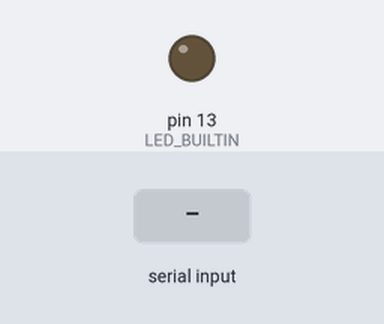
The sketch below on a simulated Arduino Uno, built with avr-gcc and run on an emulated ATmega328P. Shown: output pins drawn as LEDs (lit = HIGH). The inputs (shaded band) are chosen by the test bench. Random numbers use the default seed unless the sketch sets one; what the sketch prints to the serial monitor is not drawn.

Above: at 1.2 s.
1.3 s: "90,45\n" received over Serial
At 1.31 s:
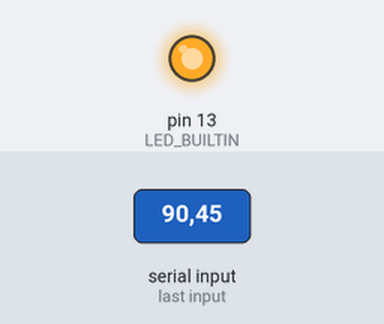
Timing chart, 0 to 4.3 s (numbered marks = the images above; inputs shaded):
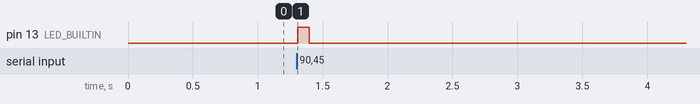

Measured:
- after the input at 1.3 s, pin 13 (LED_BUILTIN): LOW → HIGH at once, → LOW 0.09 s later

The sketch:

main.ino
```cpp
unsigned long currentTime;
unsigned long targetTime;
unsigned long startTime;
unsigned long readInterval;
unsigned long readTime;
String inputString = "";
boolean stringComplete = false;

void setup() {
  pinMode(LED_BUILTIN, OUTPUT);
  digitalWrite(LED_BUILTIN, LOW);
  Serial.begin(9600);
  inputString.reserve(400);

  readInterval = 1000;
  readTime = 0;
}

void loop() {
  currentTime = millis();

  if(currentTime-readTime >= readInterval){
    //readADC
    long randNumber = random(0, 1023);
    Serial.print("^A");
    Serial.println(randNumber);
    readTime = currentTime;
  }

  if (stringComplete) {
    if(currentTime-startTime >= targetTime){
      digitalWrite(LED_BUILTIN, LOW);
      Serial.println("^D");
      inputString = "";
      stringComplete = false;
    }
  }
}

void serialEvent() {
  while (Serial.available()) {
    char inChar = (char)Serial.read();
    inputString += inChar;
    if (inChar == '\n') {
      digitalWrite(LED_BUILTIN, HIGH);
      targetTime = inputString.toInt();
      startTime = millis();
      stringComplete = true;
    }
  }
}
```
